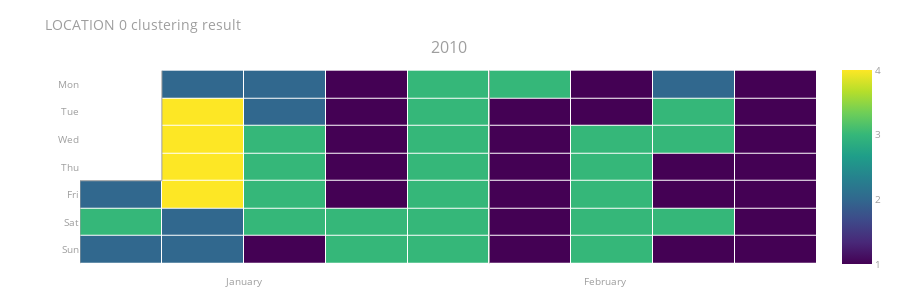
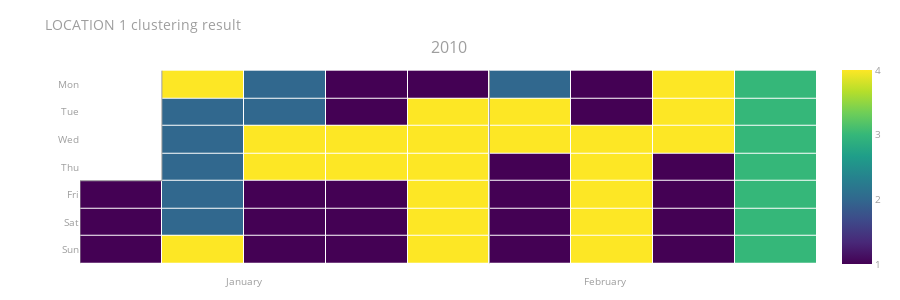
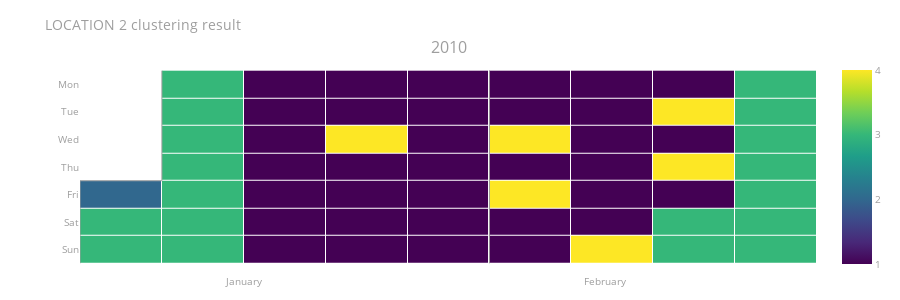
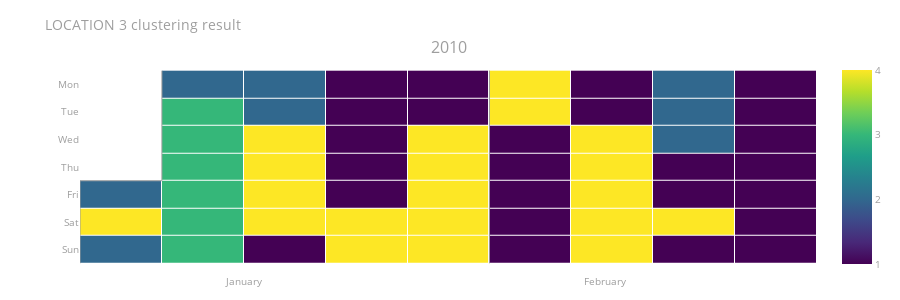

Write notebook code for charts like these, in order.
### Code cell
for loc in range(0,location_number):
    # generate the plot
    curr = location_clusters[location_clusters['LOCATION'] == loc].copy(deep=True)
    fig = plotly_calplot.calplot(
        curr,
        x="DATE",
        y="CLUSTERS",
        years_title=True,
        showscale=True,
        colorscale='viridis',
        title=f"LOCATION {loc} clustering result",
        start_month=1,
        end_month=2
    )


    fig.update_layout({
        'height': 300,
        'width' : 900,
        'margin': {'b': 20, 't': 60},
    })

    fig.show()


    # ax = calplot.calplot(
    #     data = curr['CLUSTERS'],
    #     how = None,
    #     cmap = 'Dark2',
    #     figsize = (16, 8),
    #     suptitle = "Title"
    # )

### Figure 1 — Plotly figure (JSON) as saved in the notebook; plotly's stock layout.template omitted (floating-point values rounded to 4 significant figures)
{"data": [{"colorscale": [[0, "#440154"], [0.1111, "#482878"], [0.2222, "#3e4989"], [0.3333, "#31688e"], [0.4444, "#26828e"], [0.5556, "#1f9e89"], [0.6667, "#35b779"], [0.7778, "#6ece58"], [0.8889, "#b5de2b"], [1, "#fde725"]], "customdata": [["2010-01-01", "y"], ["2010-01-02", "y"], ["2010-01-03", "y"], ["2010-01-04", "y"], ["2010-01-05", "y"], ["2010-01-06", "y"], ["2010-01-07", "y"], ["2010-01-08", "y"], ["2010-01-09", "y"], ["2010-01-10", "y"], ["2010-01-11", "y"], ["2010-01-12", "y"], ["2010-01-13", "y"], ["2010-01-14", "y"], ["2010-01-15", "y"], ["2010-01-16", "y"], ["2010-01-17", "y"], ["2010-01-18", "y"], ["2010-01-19", "y"], ["2010-01-20", "y"], ["2010-01-21", "y"], ["2010-01-22", "y"], ["2010-01-23", "y"], ["2010-01-24", "y"], ["2010-01-25", "y"], ["2010-01-26", "y"], ["2010-01-27", "y"], ["2010-01-28", "y"], ["2010-01-29", "y"], ["2010-01-30", "y"], ["2010-01-31", "y"], ["2010-02-01", "y"], ["2010-02-02", "y"], ["2010-02-03", "y"], ["2010-02-04", "y"], ["2010-02-05", "y"], ["2010-02-06", "y"], ["2010-02-07", "y"], ["2010-02-08", "y"], ["2010-02-09", "y"], ["2010-02-10", "y"], ["2010-02-11", "y"], ["2010-02-12", "y"], ["2010-02-13", "y"], ["2010-02-14", "y"], ["2010-02-15", "y"], ["2010-02-16", "y"], ["2010-02-17", "y"], ["2010-02-18", "y"], ["2010-02-19", "y"], ["2010-02-20", "y"], ["2010-02-21", "y"], ["2010-02-22", "y"], ["2010-02-23", "y"], ["2010-02-24", "y"], ["2010-02-25", "y"], ["2010-02-26", "y"], ["2010-02-27", "y"], ["2010-02-28", "y"]], "hovertemplate": "%{customdata[0]} <br>Week=%{x} <br>%{customdata[1]}=%{z}", "name": "2010", "showscale": true, "type": "heatmap", "x": [0, 0, 0, 1, 1, 1, 1, 1, 1, 1, 2, 2, 2, 2, 2, 2, 2, 3, 3, 3, 3, 3, 3, 3, 4, 4, 4, 4, 4, 4, 4, 5, 5, 5, 5, 5, 5, 5, 6, 6, 6, 6, 6, 6, 6, 7, 7, 7, 7, 7, 7, 7, 8, 8, 8, 8, 8, 8, 8], "xaxis": "x", "xgap": 1, "y": [4, 5, 6, 0, 1, 2, 3, 4, 5, 6, 0, 1, 2, 3, 4, 5, 6, 0, 1, 2, 3, 4, 5, 6, 0, 1, 2, 3, 4, 5, 6, 0, 1, 2, 3, 4, 5, 6, 0, 1, 2, 3, 4, 5, 6, 0, 1, 2, 3, 4, 5, 6, 0, 1, 2, 3, 4, 5, 6], "yaxis": "y", "ygap": 1, "z": [2, 3, 2, 2, 4, 4, 4, 4, 2, 2, 2, 2, 3, 3, 3, 3, 1, 1, 1, 1, 1, 1, 3, 3, 3, 3, 3, 3, 3, 3, 3, 3, 1, 1, 1, 1, 1, 1, 1, 1, 3, 3, 3, 3, 3, 2, 3, 3, 1, 1, 3, 1, 1, 1, 1, 1, 1, 1, 1], "zmax": 4, "zmin": 1}, {"hoverinfo": "skip", "line": {"color": "#9e9e9e", "width": 1}, "mode": "lines", "type": "scatter", "x": [-0.5, -0.5], "xaxis": "x", "y": [3.5, 6.5], "yaxis": "y"}, {"hoverinfo": "skip", "line": {"color": "#9e9e9e", "width": 1}, "mode": "lines", "type": "scatter", "x": [-0.5, 0.5], "xaxis": "x", "y": [3.5, 3.5], "yaxis": "y"}, {"hoverinfo": "skip", "line": {"color": "#9e9e9e", "width": 1}, "mode": "lines", "type": "scatter", "x": [0.5, 0.5], "xaxis": "x", "y": [3.5, -0.5], "yaxis": "y"}, {"hoverinfo": "skip", "line": {"color": "#9e9e9e", "width": 1}, "mode": "lines", "type": "scatter", "x": [4.5, 4.5], "xaxis": "x", "y": [-0.5, 6.5], "yaxis": "y"}], "layout": {"annotations": [{"font": {"size": 16}, "showarrow": false, "text": "2010", "x": 0.5, "xanchor": "center", "xref": "paper", "y": 1, "yanchor": "bottom", "yref": "paper"}], "font": {"color": "#9e9e9e", "size": 10}, "height": 300, "margin": {"b": 20, "t": 60}, "plot_bgcolor": "#fff", "showlegend": false, "title": {"text": "LOCATION 0 clustering result"}, "width": 900, "xaxis": {"anchor": "y", "domain": [0, 1], "showgrid": false, "showline": false, "tickmode": "array", "ticktext": ["January", "February", null, null, null, null, null, null, null, null, null, null], "tickvals": [1.5, 5.909, 10.32, 14.73, 19.14, 23.55, 27.95, 32.36, 36.77, 41.18, 45.59, 50], "zeroline": false}, "yaxis": {"anchor": "x", "autorange": "reversed", "domain": [0, 1], "showgrid": false, "showline": false, "tickmode": "array", "ticktext": ["Mon", "Tue", "Wed", "Thu", "Fri", "Sat", "Sun"], "tickvals": [0, 1, 2, 3, 4, 5, 6], "zeroline": false}}}

### Figure 2 — Plotly figure (JSON) as saved in the notebook; plotly's stock layout.template omitted (floating-point values rounded to 4 significant figures)
{"data": [{"colorscale": [[0, "#440154"], [0.1111, "#482878"], [0.2222, "#3e4989"], [0.3333, "#31688e"], [0.4444, "#26828e"], [0.5556, "#1f9e89"], [0.6667, "#35b779"], [0.7778, "#6ece58"], [0.8889, "#b5de2b"], [1, "#fde725"]], "customdata": [["2010-01-01", "y"], ["2010-01-02", "y"], ["2010-01-03", "y"], ["2010-01-04", "y"], ["2010-01-05", "y"], ["2010-01-06", "y"], ["2010-01-07", "y"], ["2010-01-08", "y"], ["2010-01-09", "y"], ["2010-01-10", "y"], ["2010-01-11", "y"], ["2010-01-12", "y"], ["2010-01-13", "y"], ["2010-01-14", "y"], ["2010-01-15", "y"], ["2010-01-16", "y"], ["2010-01-17", "y"], ["2010-01-18", "y"], ["2010-01-19", "y"], ["2010-01-20", "y"], ["2010-01-21", "y"], ["2010-01-22", "y"], ["2010-01-23", "y"], ["2010-01-24", "y"], ["2010-01-25", "y"], ["2010-01-26", "y"], ["2010-01-27", "y"], ["2010-01-28", "y"], ["2010-01-29", "y"], ["2010-01-30", "y"], ["2010-01-31", "y"], ["2010-02-01", "y"], ["2010-02-02", "y"], ["2010-02-03", "y"], ["2010-02-04", "y"], ["2010-02-05", "y"], ["2010-02-06", "y"], ["2010-02-07", "y"], ["2010-02-08", "y"], ["2010-02-09", "y"], ["2010-02-10", "y"], ["2010-02-11", "y"], ["2010-02-12", "y"], ["2010-02-13", "y"], ["2010-02-14", "y"], ["2010-02-15", "y"], ["2010-02-16", "y"], ["2010-02-17", "y"], ["2010-02-18", "y"], ["2010-02-19", "y"], ["2010-02-20", "y"], ["2010-02-21", "y"], ["2010-02-22", "y"], ["2010-02-23", "y"], ["2010-02-24", "y"], ["2010-02-25", "y"], ["2010-02-26", "y"], ["2010-02-27", "y"], ["2010-02-28", "y"]], "hovertemplate": "%{customdata[0]} <br>Week=%{x} <br>%{customdata[1]}=%{z}", "name": "2010", "showscale": true, "type": "heatmap", "x": [0, 0, 0, 1, 1, 1, 1, 1, 1, 1, 2, 2, 2, 2, 2, 2, 2, 3, 3, 3, 3, 3, 3, 3, 4, 4, 4, 4, 4, 4, 4, 5, 5, 5, 5, 5, 5, 5, 6, 6, 6, 6, 6, 6, 6, 7, 7, 7, 7, 7, 7, 7, 8, 8, 8, 8, 8, 8, 8], "xaxis": "x", "xgap": 1, "y": [4, 5, 6, 0, 1, 2, 3, 4, 5, 6, 0, 1, 2, 3, 4, 5, 6, 0, 1, 2, 3, 4, 5, 6, 0, 1, 2, 3, 4, 5, 6, 0, 1, 2, 3, 4, 5, 6, 0, 1, 2, 3, 4, 5, 6, 0, 1, 2, 3, 4, 5, 6, 0, 1, 2, 3, 4, 5, 6], "yaxis": "y", "ygap": 1, "z": [1, 1, 1, 4, 2, 2, 2, 2, 2, 4, 2, 2, 4, 4, 1, 1, 1, 1, 1, 4, 4, 1, 1, 1, 1, 4, 4, 4, 4, 4, 4, 2, 4, 4, 1, 1, 1, 1, 1, 1, 4, 4, 4, 4, 4, 4, 4, 4, 1, 1, 1, 1, 3, 3, 3, 3, 3, 3, 3], "zmax": 4, "zmin": 1}, {"hoverinfo": "skip", "line": {"color": "#9e9e9e", "width": 1}, "mode": "lines", "type": "scatter", "x": [-0.5, -0.5], "xaxis": "x", "y": [3.5, 6.5], "yaxis": "y"}, {"hoverinfo": "skip", "line": {"color": "#9e9e9e", "width": 1}, "mode": "lines", "type": "scatter", "x": [-0.5, 0.5], "xaxis": "x", "y": [3.5, 3.5], "yaxis": "y"}, {"hoverinfo": "skip", "line": {"color": "#9e9e9e", "width": 1}, "mode": "lines", "type": "scatter", "x": [0.5, 0.5], "xaxis": "x", "y": [3.5, -0.5], "yaxis": "y"}, {"hoverinfo": "skip", "line": {"color": "#9e9e9e", "width": 1}, "mode": "lines", "type": "scatter", "x": [4.5, 4.5], "xaxis": "x", "y": [-0.5, 6.5], "yaxis": "y"}], "layout": {"annotations": [{"font": {"size": 16}, "showarrow": false, "text": "2010", "x": 0.5, "xanchor": "center", "xref": "paper", "y": 1, "yanchor": "bottom", "yref": "paper"}], "font": {"color": "#9e9e9e", "size": 10}, "height": 300, "margin": {"b": 20, "t": 60}, "plot_bgcolor": "#fff", "showlegend": false, "title": {"text": "LOCATION 1 clustering result"}, "width": 900, "xaxis": {"anchor": "y", "domain": [0, 1], "showgrid": false, "showline": false, "tickmode": "array", "ticktext": ["January", "February", null, null, null, null, null, null, null, null, null, null], "tickvals": [1.5, 5.909, 10.32, 14.73, 19.14, 23.55, 27.95, 32.36, 36.77, 41.18, 45.59, 50], "zeroline": false}, "yaxis": {"anchor": "x", "autorange": "reversed", "domain": [0, 1], "showgrid": false, "showline": false, "tickmode": "array", "ticktext": ["Mon", "Tue", "Wed", "Thu", "Fri", "Sat", "Sun"], "tickvals": [0, 1, 2, 3, 4, 5, 6], "zeroline": false}}}

### Figure 3 — Plotly figure (JSON) as saved in the notebook; plotly's stock layout.template omitted (floating-point values rounded to 4 significant figures)
{"data": [{"colorscale": [[0, "#440154"], [0.1111, "#482878"], [0.2222, "#3e4989"], [0.3333, "#31688e"], [0.4444, "#26828e"], [0.5556, "#1f9e89"], [0.6667, "#35b779"], [0.7778, "#6ece58"], [0.8889, "#b5de2b"], [1, "#fde725"]], "customdata": [["2010-01-01", "y"], ["2010-01-02", "y"], ["2010-01-03", "y"], ["2010-01-04", "y"], ["2010-01-05", "y"], ["2010-01-06", "y"], ["2010-01-07", "y"], ["2010-01-08", "y"], ["2010-01-09", "y"], ["2010-01-10", "y"], ["2010-01-11", "y"], ["2010-01-12", "y"], ["2010-01-13", "y"], ["2010-01-14", "y"], ["2010-01-15", "y"], ["2010-01-16", "y"], ["2010-01-17", "y"], ["2010-01-18", "y"], ["2010-01-19", "y"], ["2010-01-20", "y"], ["2010-01-21", "y"], ["2010-01-22", "y"], ["2010-01-23", "y"], ["2010-01-24", "y"], ["2010-01-25", "y"], ["2010-01-26", "y"], ["2010-01-27", "y"], ["2010-01-28", "y"], ["2010-01-29", "y"], ["2010-01-30", "y"], ["2010-01-31", "y"], ["2010-02-01", "y"], ["2010-02-02", "y"], ["2010-02-03", "y"], ["2010-02-04", "y"], ["2010-02-05", "y"], ["2010-02-06", "y"], ["2010-02-07", "y"], ["2010-02-08", "y"], ["2010-02-09", "y"], ["2010-02-10", "y"], ["2010-02-11", "y"], ["2010-02-12", "y"], ["2010-02-13", "y"], ["2010-02-14", "y"], ["2010-02-15", "y"], ["2010-02-16", "y"], ["2010-02-17", "y"], ["2010-02-18", "y"], ["2010-02-19", "y"], ["2010-02-20", "y"], ["2010-02-21", "y"], ["2010-02-22", "y"], ["2010-02-23", "y"], ["2010-02-24", "y"], ["2010-02-25", "y"], ["2010-02-26", "y"], ["2010-02-27", "y"], ["2010-02-28", "y"]], "hovertemplate": "%{customdata[0]} <br>Week=%{x} <br>%{customdata[1]}=%{z}", "name": "2010", "showscale": true, "type": "heatmap", "x": [0, 0, 0, 1, 1, 1, 1, 1, 1, 1, 2, 2, 2, 2, 2, 2, 2, 3, 3, 3, 3, 3, 3, 3, 4, 4, 4, 4, 4, 4, 4, 5, 5, 5, 5, 5, 5, 5, 6, 6, 6, 6, 6, 6, 6, 7, 7, 7, 7, 7, 7, 7, 8, 8, 8, 8, 8, 8, 8], "xaxis": "x", "xgap": 1, "y": [4, 5, 6, 0, 1, 2, 3, 4, 5, 6, 0, 1, 2, 3, 4, 5, 6, 0, 1, 2, 3, 4, 5, 6, 0, 1, 2, 3, 4, 5, 6, 0, 1, 2, 3, 4, 5, 6, 0, 1, 2, 3, 4, 5, 6, 0, 1, 2, 3, 4, 5, 6, 0, 1, 2, 3, 4, 5, 6], "yaxis": "y", "ygap": 1, "z": [2, 3, 3, 3, 3, 3, 3, 3, 3, 3, 1, 1, 1, 1, 1, 1, 1, 1, 1, 4, 1, 1, 1, 1, 1, 1, 1, 1, 1, 1, 1, 1, 1, 4, 1, 4, 1, 1, 1, 1, 1, 1, 1, 1, 4, 1, 4, 1, 4, 1, 3, 3, 3, 3, 3, 3, 3, 3, 3], "zmax": 4, "zmin": 1}, {"hoverinfo": "skip", "line": {"color": "#9e9e9e", "width": 1}, "mode": "lines", "type": "scatter", "x": [-0.5, -0.5], "xaxis": "x", "y": [3.5, 6.5], "yaxis": "y"}, {"hoverinfo": "skip", "line": {"color": "#9e9e9e", "width": 1}, "mode": "lines", "type": "scatter", "x": [-0.5, 0.5], "xaxis": "x", "y": [3.5, 3.5], "yaxis": "y"}, {"hoverinfo": "skip", "line": {"color": "#9e9e9e", "width": 1}, "mode": "lines", "type": "scatter", "x": [0.5, 0.5], "xaxis": "x", "y": [3.5, -0.5], "yaxis": "y"}, {"hoverinfo": "skip", "line": {"color": "#9e9e9e", "width": 1}, "mode": "lines", "type": "scatter", "x": [4.5, 4.5], "xaxis": "x", "y": [-0.5, 6.5], "yaxis": "y"}], "layout": {"annotations": [{"font": {"size": 16}, "showarrow": false, "text": "2010", "x": 0.5, "xanchor": "center", "xref": "paper", "y": 1, "yanchor": "bottom", "yref": "paper"}], "font": {"color": "#9e9e9e", "size": 10}, "height": 300, "margin": {"b": 20, "t": 60}, "plot_bgcolor": "#fff", "showlegend": false, "title": {"text": "LOCATION 2 clustering result"}, "width": 900, "xaxis": {"anchor": "y", "domain": [0, 1], "showgrid": false, "showline": false, "tickmode": "array", "ticktext": ["January", "February", null, null, null, null, null, null, null, null, null, null], "tickvals": [1.5, 5.909, 10.32, 14.73, 19.14, 23.55, 27.95, 32.36, 36.77, 41.18, 45.59, 50], "zeroline": false}, "yaxis": {"anchor": "x", "autorange": "reversed", "domain": [0, 1], "showgrid": false, "showline": false, "tickmode": "array", "ticktext": ["Mon", "Tue", "Wed", "Thu", "Fri", "Sat", "Sun"], "tickvals": [0, 1, 2, 3, 4, 5, 6], "zeroline": false}}}

### Figure 4 — Plotly figure (JSON) as saved in the notebook; plotly's stock layout.template omitted (floating-point values rounded to 4 significant figures)
{"data": [{"colorscale": [[0, "#440154"], [0.1111, "#482878"], [0.2222, "#3e4989"], [0.3333, "#31688e"], [0.4444, "#26828e"], [0.5556, "#1f9e89"], [0.6667, "#35b779"], [0.7778, "#6ece58"], [0.8889, "#b5de2b"], [1, "#fde725"]], "customdata": [["2010-01-01", "y"], ["2010-01-02", "y"], ["2010-01-03", "y"], ["2010-01-04", "y"], ["2010-01-05", "y"], ["2010-01-06", "y"], ["2010-01-07", "y"], ["2010-01-08", "y"], ["2010-01-09", "y"], ["2010-01-10", "y"], ["2010-01-11", "y"], ["2010-01-12", "y"], ["2010-01-13", "y"], ["2010-01-14", "y"], ["2010-01-15", "y"], ["2010-01-16", "y"], ["2010-01-17", "y"], ["2010-01-18", "y"], ["2010-01-19", "y"], ["2010-01-20", "y"], ["2010-01-21", "y"], ["2010-01-22", "y"], ["2010-01-23", "y"], ["2010-01-24", "y"], ["2010-01-25", "y"], ["2010-01-26", "y"], ["2010-01-27", "y"], ["2010-01-28", "y"], ["2010-01-29", "y"], ["2010-01-30", "y"], ["2010-01-31", "y"], ["2010-02-01", "y"], ["2010-02-02", "y"], ["2010-02-03", "y"], ["2010-02-04", "y"], ["2010-02-05", "y"], ["2010-02-06", "y"], ["2010-02-07", "y"], ["2010-02-08", "y"], ["2010-02-09", "y"], ["2010-02-10", "y"], ["2010-02-11", "y"], ["2010-02-12", "y"], ["2010-02-13", "y"], ["2010-02-14", "y"], ["2010-02-15", "y"], ["2010-02-16", "y"], ["2010-02-17", "y"], ["2010-02-18", "y"], ["2010-02-19", "y"], ["2010-02-20", "y"], ["2010-02-21", "y"], ["2010-02-22", "y"], ["2010-02-23", "y"], ["2010-02-24", "y"], ["2010-02-25", "y"], ["2010-02-26", "y"], ["2010-02-27", "y"], ["2010-02-28", "y"]], "hovertemplate": "%{customdata[0]} <br>Week=%{x} <br>%{customdata[1]}=%{z}", "name": "2010", "showscale": true, "type": "heatmap", "x": [0, 0, 0, 1, 1, 1, 1, 1, 1, 1, 2, 2, 2, 2, 2, 2, 2, 3, 3, 3, 3, 3, 3, 3, 4, 4, 4, 4, 4, 4, 4, 5, 5, 5, 5, 5, 5, 5, 6, 6, 6, 6, 6, 6, 6, 7, 7, 7, 7, 7, 7, 7, 8, 8, 8, 8, 8, 8, 8], "xaxis": "x", "xgap": 1, "y": [4, 5, 6, 0, 1, 2, 3, 4, 5, 6, 0, 1, 2, 3, 4, 5, 6, 0, 1, 2, 3, 4, 5, 6, 0, 1, 2, 3, 4, 5, 6, 0, 1, 2, 3, 4, 5, 6, 0, 1, 2, 3, 4, 5, 6, 0, 1, 2, 3, 4, 5, 6, 0, 1, 2, 3, 4, 5, 6], "yaxis": "y", "ygap": 1, "z": [2, 4, 2, 2, 3, 3, 3, 3, 3, 3, 2, 2, 4, 4, 4, 4, 1, 1, 1, 1, 1, 1, 4, 4, 1, 1, 4, 4, 4, 4, 4, 4, 4, 1, 1, 1, 1, 1, 1, 1, 4, 4, 4, 4, 4, 2, 2, 2, 1, 1, 4, 1, 1, 1, 1, 1, 1, 1, 1], "zmax": 4, "zmin": 1}, {"hoverinfo": "skip", "line": {"color": "#9e9e9e", "width": 1}, "mode": "lines", "type": "scatter", "x": [-0.5, -0.5], "xaxis": "x", "y": [3.5, 6.5], "yaxis": "y"}, {"hoverinfo": "skip", "line": {"color": "#9e9e9e", "width": 1}, "mode": "lines", "type": "scatter", "x": [-0.5, 0.5], "xaxis": "x", "y": [3.5, 3.5], "yaxis": "y"}, {"hoverinfo": "skip", "line": {"color": "#9e9e9e", "width": 1}, "mode": "lines", "type": "scatter", "x": [0.5, 0.5], "xaxis": "x", "y": [3.5, -0.5], "yaxis": "y"}, {"hoverinfo": "skip", "line": {"color": "#9e9e9e", "width": 1}, "mode": "lines", "type": "scatter", "x": [4.5, 4.5], "xaxis": "x", "y": [-0.5, 6.5], "yaxis": "y"}], "layout": {"annotations": [{"font": {"size": 16}, "showarrow": false, "text": "2010", "x": 0.5, "xanchor": "center", "xref": "paper", "y": 1, "yanchor": "bottom", "yref": "paper"}], "font": {"color": "#9e9e9e", "size": 10}, "height": 300, "margin": {"b": 20, "t": 60}, "plot_bgcolor": "#fff", "showlegend": false, "title": {"text": "LOCATION 3 clustering result"}, "width": 900, "xaxis": {"anchor": "y", "domain": [0, 1], "showgrid": false, "showline": false, "tickmode": "array", "ticktext": ["January", "February", null, null, null, null, null, null, null, null, null, null], "tickvals": [1.5, 5.909, 10.32, 14.73, 19.14, 23.55, 27.95, 32.36, 36.77, 41.18, 45.59, 50], "zeroline": false}, "yaxis": {"anchor": "x", "autorange": "reversed", "domain": [0, 1], "showgrid": false, "showline": false, "tickmode": "array", "ticktext": ["Mon", "Tue", "Wed", "Thu", "Fri", "Sat", "Sun"], "tickvals": [0, 1, 2, 3, 4, 5, 6], "zeroline": false}}}
